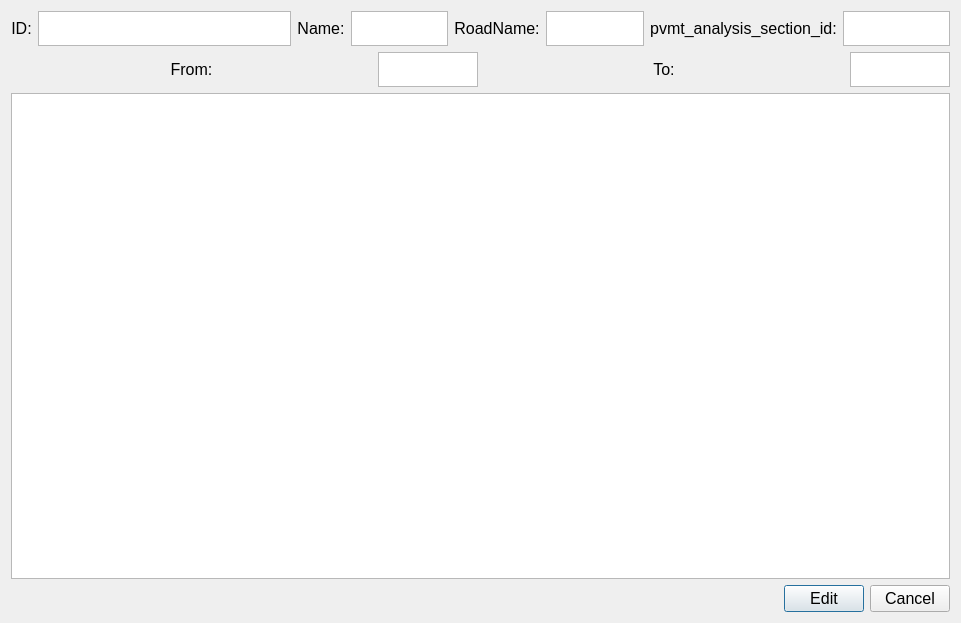
<?xml version="1.0" encoding="UTF-8"?>
<ui version="4.0">
 <class>EditVAS_AS_Dialog</class>
 <widget class="QDialog" name="EditVAS_AS_Dialog">
  <property name="geometry">
   <rect>
    <x>0</x>
    <y>0</y>
    <width>961</width>
    <height>623</height>
   </rect>
  </property>
  <property name="windowTitle">
   <string>Edit Analysis Sections</string>
  </property>
  <property name="modal">
   <bool>true</bool>
  </property>
  <layout class="QVBoxLayout" name="verticalLayout_3">
   <item>
    <layout class="QVBoxLayout" name="verticalLayout_2" stretch="2,30,1">
     <item>
      <layout class="QVBoxLayout" name="verticalLayout">
       <item>
        <layout class="QHBoxLayout" name="horizontalLayout">
         <item>
          <widget class="QLabel" name="label_7">
           <property name="font">
            <font>
             <pointsize>12</pointsize>
            </font>
           </property>
           <property name="text">
            <string>ID:</string>
           </property>
           <property name="alignment">
            <set>Qt::AlignCenter</set>
           </property>
          </widget>
         </item>
         <item>
          <widget class="QTextEdit" name="textEditID">
           <property name="maximumSize">
            <size>
             <width>16777215</width>
             <height>35</height>
            </size>
           </property>
           <property name="font">
            <font>
             <pointsize>12</pointsize>
            </font>
           </property>
           <property name="readOnly">
            <bool>true</bool>
           </property>
          </widget>
         </item>
         <item>
          <widget class="QLabel" name="label">
           <property name="maximumSize">
            <size>
             <width>60</width>
             <height>16777215</height>
            </size>
           </property>
           <property name="font">
            <font>
             <pointsize>12</pointsize>
            </font>
           </property>
           <property name="text">
            <string>Name:</string>
           </property>
           <property name="alignment">
            <set>Qt::AlignCenter</set>
           </property>
          </widget>
         </item>
         <item>
          <widget class="QTextEdit" name="textEditName">
           <property name="maximumSize">
            <size>
             <width>100</width>
             <height>35</height>
            </size>
           </property>
           <property name="font">
            <font>
             <pointsize>12</pointsize>
            </font>
           </property>
           <property name="autoFillBackground">
            <bool>false</bool>
           </property>
           <property name="readOnly">
            <bool>true</bool>
           </property>
          </widget>
         </item>
         <item>
          <widget class="QLabel" name="label_2">
           <property name="maximumSize">
            <size>
             <width>98</width>
             <height>16777215</height>
            </size>
           </property>
           <property name="font">
            <font>
             <pointsize>12</pointsize>
            </font>
           </property>
           <property name="text">
            <string>RoadName:</string>
           </property>
           <property name="alignment">
            <set>Qt::AlignCenter</set>
           </property>
          </widget>
         </item>
         <item>
          <widget class="QTextEdit" name="textEditRoadName">
           <property name="maximumSize">
            <size>
             <width>100</width>
             <height>35</height>
            </size>
           </property>
           <property name="font">
            <font>
             <pointsize>12</pointsize>
            </font>
           </property>
           <property name="autoFillBackground">
            <bool>false</bool>
           </property>
           <property name="readOnly">
            <bool>true</bool>
           </property>
          </widget>
         </item>
         <item>
          <widget class="QLabel" name="label_5">
           <property name="maximumSize">
            <size>
             <width>200</width>
             <height>16777215</height>
            </size>
           </property>
           <property name="font">
            <font>
             <pointsize>12</pointsize>
            </font>
           </property>
           <property name="text">
            <string>pvmt_analysis_section_id:</string>
           </property>
           <property name="alignment">
            <set>Qt::AlignCenter</set>
           </property>
          </widget>
         </item>
         <item>
          <widget class="QTextEdit" name="textEditpasid">
           <property name="maximumSize">
            <size>
             <width>110</width>
             <height>35</height>
            </size>
           </property>
           <property name="font">
            <font>
             <pointsize>12</pointsize>
            </font>
           </property>
           <property name="autoFillBackground">
            <bool>false</bool>
           </property>
           <property name="readOnly">
            <bool>true</bool>
           </property>
          </widget>
         </item>
        </layout>
       </item>
       <item>
        <layout class="QHBoxLayout" name="horizontalLayout_2">
         <item>
          <widget class="QLabel" name="label_3">
           <property name="maximumSize">
            <size>
             <width>16777215</width>
             <height>16777215</height>
            </size>
           </property>
           <property name="font">
            <font>
             <pointsize>12</pointsize>
            </font>
           </property>
           <property name="text">
            <string>From:</string>
           </property>
           <property name="alignment">
            <set>Qt::AlignCenter</set>
           </property>
          </widget>
         </item>
         <item>
          <widget class="QTextEdit" name="textEditFrom">
           <property name="maximumSize">
            <size>
             <width>100</width>
             <height>35</height>
            </size>
           </property>
           <property name="font">
            <font>
             <pointsize>12</pointsize>
            </font>
           </property>
           <property name="autoFillBackground">
            <bool>false</bool>
           </property>
           <property name="readOnly">
            <bool>true</bool>
           </property>
          </widget>
         </item>
         <item>
          <widget class="QLabel" name="label_4">
           <property name="maximumSize">
            <size>
             <width>16777215</width>
             <height>16777215</height>
            </size>
           </property>
           <property name="font">
            <font>
             <pointsize>12</pointsize>
            </font>
           </property>
           <property name="text">
            <string>To:</string>
           </property>
           <property name="alignment">
            <set>Qt::AlignCenter</set>
           </property>
          </widget>
         </item>
         <item>
          <widget class="QTextEdit" name="textEditTo">
           <property name="maximumSize">
            <size>
             <width>100</width>
             <height>35</height>
            </size>
           </property>
           <property name="font">
            <font>
             <pointsize>12</pointsize>
            </font>
           </property>
           <property name="autoFillBackground">
            <bool>true</bool>
           </property>
           <property name="readOnly">
            <bool>true</bool>
           </property>
          </widget>
         </item>
        </layout>
       </item>
      </layout>
     </item>
     <item>
      <widget class="QTableWidget" name="tableWidget">
       <property name="font">
        <font>
         <pointsize>12</pointsize>
        </font>
       </property>
       <property name="styleSheet">
        <string notr="true">QHeaderView::section {background-color: rgb(211,211,211); color: rgb(0, 0, 0);}
QHeaderView::section:horizontal{   border-top: 1px solid #fffff8;}</string>
       </property>
      </widget>
     </item>
     <item>
      <layout class="QHBoxLayout" name="horizontalLayout_3">
       <item>
        <spacer name="horizontalSpacer">
         <property name="orientation">
          <enum>Qt::Horizontal</enum>
         </property>
         <property name="sizeHint" stdset="0">
          <size>
           <width>500</width>
           <height>17</height>
          </size>
         </property>
        </spacer>
       </item>
       <item>
        <widget class="QPushButton" name="pushButtonEdit">
         <property name="font">
          <font>
           <pointsize>12</pointsize>
          </font>
         </property>
         <property name="text">
          <string>Edit</string>
         </property>
        </widget>
       </item>
       <item>
        <widget class="QPushButton" name="pushButtonCancel">
         <property name="font">
          <font>
           <pointsize>12</pointsize>
          </font>
         </property>
         <property name="text">
          <string>Cancel</string>
         </property>
        </widget>
       </item>
      </layout>
     </item>
    </layout>
   </item>
  </layout>
 </widget>
 <resources/>
 <connections/>
</ui>
